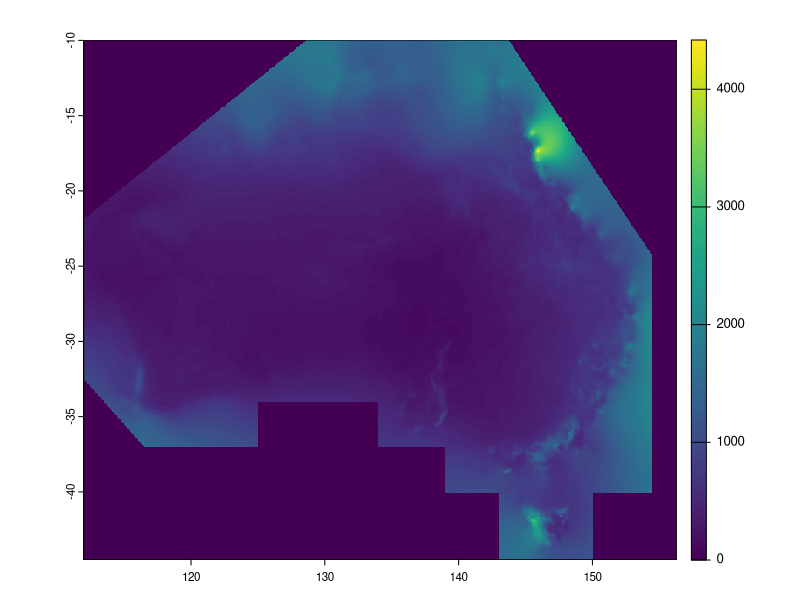

This chart was generated by the following R code:
## ---- chunk 1
library(terra)
## ---- chunk 2
rain <- rast("data/rainan.txt")
## ---- chunk 3
rain
## ---- chunk 4
#| fig.cap = "Average annual rainfall in mm (1980 to 2010)",
#| fig.alt = "Map of Australia and surrounds' average annual rainfall, ranging from 0 
#|  to about 4300 mm."
plot(rain)
